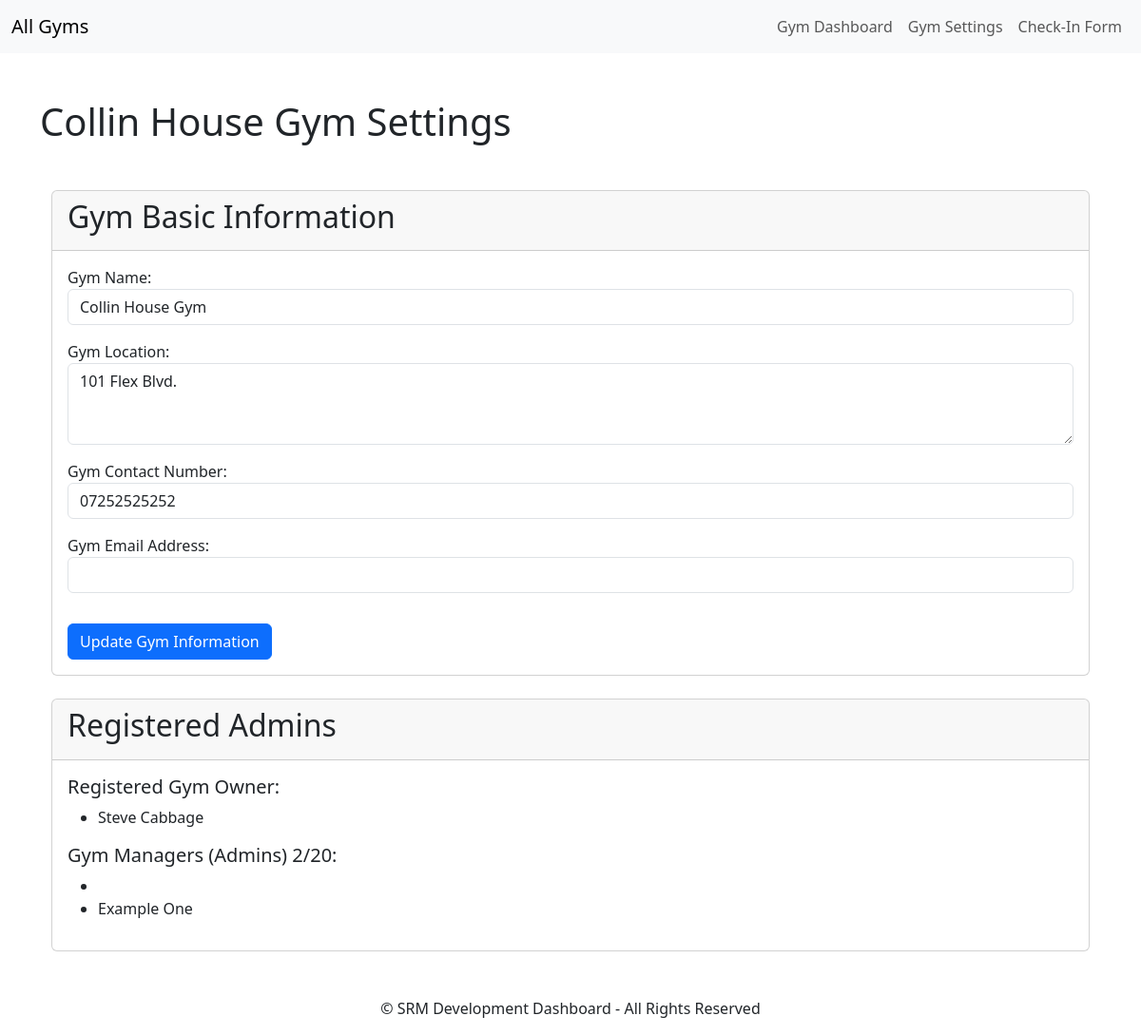
/gym-d/settings/ (signed in), run on the app's committed database.
### core/models.py (models this page shows, shortened)
class Gym(models.Model):
    gym_id = models.AutoField(primary_key=True)
    name = models.CharField(max_length=255)
    slug = models.SlugField(unique=True, blank=True)
    address = models.TextField(blank=True, null=True)
    contact_number = models.CharField(max_length=15, null=True)
    email = models.EmailField(max_length=255, blank=True, null=True)
    owners = models.ManyToManyField(GymOwner, related_name='gyms')

class GymOwnership(models.Model):
    GYM_ROLE_CHOICES = [
        ('primary', 'Primary Owner'),
        ('manager', 'Manager'),
    ]
    gym = models.ForeignKey('Gym', on_delete=models.CASCADE, related_name='ownerships')
    owner = models.ForeignKey(GymOwner, on_delete=models.CASCADE, related_name='gym_roles')
    role = models.CharField(max_length=20, choices=GYM_ROLE_CHOICES, default='manager')
    class Meta:
        unique_together = ('gym', 'owner')  # Prevent duplicate relationships for the same gym and owner

class GymOwner(models.Model):
    user = models.OneToOneField(User, on_delete=models.CASCADE)
    contact_number = models.CharField(max_length=15)
    date_of_birth = models.DateField(null=True, blank=True)
    address = models.TextField(blank=True, null=True)
    join_date = models.DateField(auto_now_add=True)  # Automatically set when the owner is created

### core/views.py (the view)
# urls.py: path('<slug:slug>/settings/', views.gym_settings, name='gym_settings'),
@login_required
def gym_settings(request, slug):
    gym = get_object_or_404(Gym, slug=slug)
    primary_owner = gym.ownerships.filter(role='primary', owner__user=request.user).first()
    if not primary_owner:
        messages.error(request, "You must be the primary owner to access the settings.")
        return redirect('gym_dashboard', slug=gym.slug)
    gym_ownerships = gym.ownerships.select_related('owner').all()
    primary_owners = gym_ownerships.filter(role='primary')
    managers = gym_ownerships.filter(role='manager')
    number_of_managers = managers.count()
    total_admins = managers.count()
    if request.method == 'POST':
        form = GymUpdateForm(request.POST, instance=gym)
        if form.is_valid():
            form.save()
            messages.success(request, 'Gym information updated successfully!')
            return redirect('gym_settings', slug=slug)
        else:
            messages.error(request, 'Please correct the errors below.')
    else:
        form = GymUpdateForm(instance=gym)
    return render(request, 'gym_settings.html', {
        'form': form,
        'gym': gym,
        'gym_slug': slug,
        'primary_owners': primary_owners,
        'managers': managers,
        'total_gym_admins': total_admins,
    })

### core/forms.py
class GymUpdateForm(forms.ModelForm):
    class Meta:
        model = Gym
        fields = ['name', 'address', 'contact_number', 'email']
        widgets = {
            'name': forms.TextInput(attrs={'class': 'form-control'}),
            'address': forms.Textarea(attrs={'class': 'form-control', 'rows': 3}),
            'contact_number': forms.TextInput(attrs={'class': 'form-control'}),
            'email': forms.EmailInput(attrs={'class': 'form-control'}),
        }
        labels = {
            'name': 'Gym Name',
            'address': 'Gym Location',
            'contact_number': 'Gym Contact Number',
            'email': 'Gym Email Address',
        }

### core/templates/gym_settings.html (shortened to what this page needs)
{% extends "base_gym.html" %}
{% block content %}
<h1>{{ gym.name }} Settings</h1>
<div class="container mt-5">
    <div class="card">
        <div class="card-header">
            <h2>Gym Basic Information</h2>
        </div>
        <div class="card-body">
            <form method="post">
                {{ form.as_p }}
                <button type="submit" class="btn btn-primary mt-3">Update Gym Information</button>
            </form>
        </div>
    </div>
    <div class="card mt-4">
        <div class="card-header">
            <h2>Registered Admins</h2>
        </div>
        <div class="card-body">
            <h5>Registered Gym Owner:</h5>
            <ul>
                {% for ownership in primary_owners %}
                    <li>{{ ownership.owner.user.get_full_name }}</li>
                {% empty %}
                    <li>No primary owner assigned to this gym.</li>
                {% endfor %}
            </ul>
            <h5>Gym Managers (Admins) {{ total_gym_admins }}/20:</h5>
            <ul>
                {% for ownership in managers %}
                    <li>{{ ownership.owner.user.get_full_name }}</li>
                {% empty %}
                    <li>No managers assigned to this gym.</li>
                {% endfor %}
            </ul>
        </div>
    </div>
</div>
{% endblock %}

### data on the page
Gym: name "Collin House Gym", address "101 Flex Blvd.", contact_number "07252525252"
GymOwnership: owner.user.get_full_name "Steve Cabbage"
GymOwnership: owner.user.get_full_name "Example One"

### other printed values
{{ total_gym_admins }} "2"
